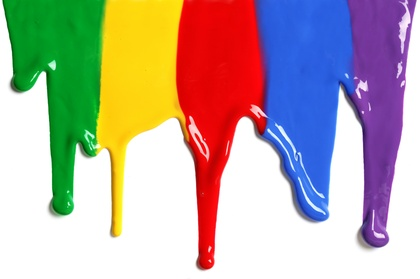
%> input picture matlab/colors.jpg, 420 x 279 px, shrunk from 1920 x 1277 before the run
$ octave gt_10.m   (GNU Octave 9; MATLAB toolbox functions it lacks are replaced by stand-ins)
%> lines starting %> are read from the running program, lines starting %| are printed output that depends on the picture
### matlab/get_payoff.m
% Image and std dev as input and returns the payoff matrix
function A = get_payoff(img, sigma)
    img = double(img);
    [img_height, img_width] = size(img);
    n = img_width * img_height;

    A = zeros(n, n);    % future payoff matrix
    for i = 2 : n
        for j = 1 : i - 1
            % from a vector cell (row or column of A) to an image pixel
            y1 = ceil(i / img_width);
            x1 = rem(i, img_width);
            if x1 == 0
                x1 = img_width;
            end
            p1 = img(y1, x1);   % pixel 1

            y2 = ceil(j / img_width);
            x2 = rem(j, img_width);
            if x2 == 0
                x2 = img_width;
            end
            p2 = img(y2, x2);   % pixel 2

            metric = abs(p1 - p2);  % metric
            res = exp(- (metric)^2 / sigma^2);    % gaussian kernel of the metric

            A(i, j) = res;
            A(j, i) = res;
        end
    end

%     save('ATom', 'A');   % save the payoff matrix
end

### matlab/gt_10.m
% MY Best Response Dynamics with Fictitious Play
% many clusters, B&W
% needs get_payoff.m


close all;
clear all;
clc;

%% Parameters
img_name = 'colors.jpg'; % name of the image
sigma = 180;    % standard deviation
num_cycles = 10;   % number of iterations per cluster (should be automatically found!)
thr = 20;  % percentage of the highest probabilities to keep
redistribution_factor = 100;
num_clusters = 6;   % number of clusters to find (should be automatically found!)
scaling_factor = 20;

%% Main body

img_col = imread(img_name); % acquire the image...
%> img_col is the input picture: size 279x420x3 uint8; mean R, G, B 185, 171.8, 164.3
img = rgb2gray(img_col);    % ...and bring it in b&w
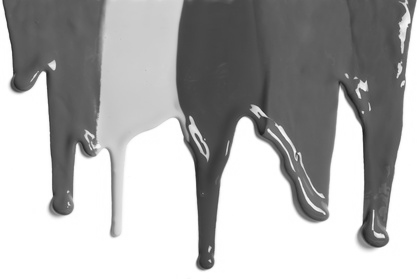
%> img: size 279x420 uint8; min 26, max 255, mean 174.9

img = img(1 : scaling_factor : end, 1 : scaling_factor : end);

[img_height, img_width] = size(img);
%> img_height = 14; img_width = 21
n = img_width * img_height; % number of pixels
%> n = 294

% Show the original image
figure; imshow(img); title('Original');

A = get_payoff(img, sigma); % compute the payoff matrix
%> after the loop in get_payoff, `for i = 2 : n`:
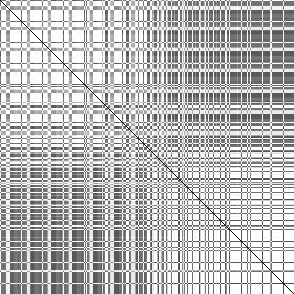
%> A: size 294x294 double; min 0, max 1, mean 0.728

flags = ones(img_height, img_width);    % '0' pixels are already inside a cluster
cluster_colors = 0;    % contains the colors of the clusters. Needed to assign left pixels

% Probability vector. Initially set to a uniform distribution
x = ones(n, 1) / n;

img_mean_cluster = zeros(img_height, img_width, 'uint8');   % clustered image

cluster_color_counter = 1;
pixels_to_remove = ones(n, 1);

for cluster = 1 : num_clusters

    num_pixel = sum(sum(flags));    % number of non-assiged pixels

    % If less than 2 pixels are left it does not make any sense to keep on
    % clustering the image
    if num_pixel < 2
        break;
    end

    x = ones(n, 1) / num_pixel;
    x = x .* pixels_to_remove;

    % Compute the new vector x
    can_do_better = 1;  % loop condition
    for cycle = 1 : num_cycles
        opponent_payoff = A * x;

        max_val = max(opponent_payoff);
        opponent_BR = zeros(n, 1);
        opponent_BR(opponent_payoff == max_val) = 1;
        opponent_BR = opponent_BR ./ sum(opponent_BR);  % BR sums to one in case of multiple best responses

        my_payoff = A' * opponent_BR;

        my_avg_payoff = my_payoff' * x;
        my_avg_gain = my_payoff - my_avg_payoff;

        % In order not to fixing choosing the same exact pixel, the diagonal of
        % the payoff matrix is set to zero. Thus, if I play the same pixel of
        % my opponent, we both get zero, even though it belongs to the same
        % cluster. I don't want it to be my best response, but I want it to be
        % a feasible choice! Since the matrix is non zero and the only zero
        % values are in the diagonal, the only way I can get a zero payoff is
        % playing the same pixel. Therefore playing the same pixel leads me to
        % the lower gain. I make it positive in order to count it as a good
        % pixel.
        %
        % This case is lucky! But what if the max positive is lower than the
        % min negative?? The same pixel becomes the best response.
        %
        % SOLUTION: I don't increse its probabilty! It is likely already quite
        % high

        min_gain_pos = find(my_avg_gain == -my_avg_payoff);
        my_avg_gain(min_gain_pos) = 0;

        pos_gains_ind = find(my_avg_gain > 0);
        neg_gains_ind = find(my_avg_gain < 0);

        sum_pos = sum(my_avg_gain(pos_gains_ind));
        sum_neg = -sum(my_avg_gain(neg_gains_ind));

        pos_increments = my_avg_gain(pos_gains_ind) ./ (redistribution_factor * sum_pos);
        neg_increments = my_avg_gain(neg_gains_ind) ./ (redistribution_factor * sum_neg);

        %     sum(pos_increments) + sum(neg_increments)

        new_x = x;
        new_x(pos_gains_ind) = new_x(pos_gains_ind) + pos_increments;
        new_x(neg_gains_ind) = new_x(neg_gains_ind) + neg_increments;

        min_new_x = min(new_x);
        if min_new_x < 0
            new_x = new_x - min_new_x;
            new_x = new_x ./ sum(new_x);
        end

        x =  new_x;
%         sum(x)
    end

    %% Normalize the probabilities
    min_prob = min(x);  % smallest probability. This will become zero
    x = x - min_prob;
    max_prob = max(x);  % highest probanility. This will become one
    x = x ./ max_prob;

    %% Find and display the cluster
    mean_cluster_color = 0;     % mean color of the current cluster
    mask = zeros(img_height, img_width);
    img_cluster = zeros(img_height, img_width); % in this image we show the current cluster
    % sum of the probabilities of the chosen pixel. Needed to calculate the
    % mean color of the cluster
    sum_high_probs = 0;
    for i = 1 : n   % for each probability in vector x
        if x(i) > 1 - thr/100    % high prob of playing this choice
            sum_high_probs = sum_high_probs + x(i);

            % Track back prob position to pixel
            yy = ceil(i / img_width);
            xx = rem(i, img_width);
            if xx == 0
                xx = img_width;
            end

            if flags(yy, xx)    % if the pixel is not assigned to a cluster
                img_cluster(yy, xx) = 255;  % color the pixel
                mask(yy, xx) = 1;   % fill the mask

                pixels_to_remove(i) = 0;

                mean_cluster_color = mean_cluster_color + x(i) * double(img(yy, xx));
            end
        end
    end

    flags = flags - mask;   % update flags matrix usin the mask

    mean_cluster_color = uint8(mean_cluster_color / sum_high_probs);    % avg color of the current cluster
    cluster_colors = [cluster_colors, mean_cluster_color];  % save this avg cluster color
    cluster_color_counter = cluster_color_counter + 1;  % I want to know how many clusters I have found so far
    img_mean_cluster = img_mean_cluster + mean_cluster_color * uint8(mask); % color the cluster in the mean cluster img

    figure; imshow(img_cluster); title('Partial cluster');
end
%> this loop made 5 passes
%> (num_pixel, min_prob, max_prob, mean_cluster_color, cluster_colors) on passes 2 to 4: (254, 0, 0.00558, 102, [0 193 102]), (191, 0, 0.00554, 255, [0 193 102 255]), (70, 0, 0.0135, 77, [0 193 102 255 77])
%> (min_prob, max_prob, mean_cluster_color, cluster_colors) on pass 1: (0.00118, 0.00488, 193, [0 193])
%> after the loop, cluster_color_counter = 5; my_avg_gain = 294 values, max 0.0115 at index 20, min -0.548 at index 22, mean -0.265; new_x = 294 values, max 0.0135 at index 2, min 0 at index 22, mean 0.0034; opponent_BR = 294 values, max 0.333 at index 4, min 0 at index 1, mean 0.0034; pixels_to_remove = 294 values from 0 to 0; xx = 11; yy = 14

fprintf('Number of found clusters: %d\n', cluster_color_counter - 1);
%| Number of found clusters: 4

figure; imshow(img_mean_cluster); title('Mean clusters');

$ run again, with matlab/carib_fish.jpg copied over matlab/colors.jpg
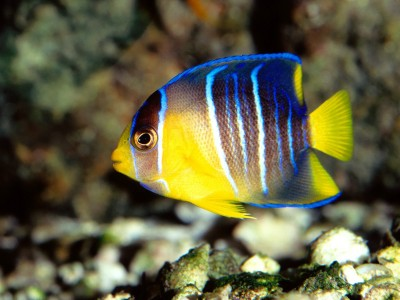
%> input picture matlab/carib_fish.jpg, 400 x 300 px
%> img_col is the input picture: size 300x400x3 uint8; mean R, G, B 98.8, 96.8, 67.3
%> `img = rgb2gray(img_col);`:
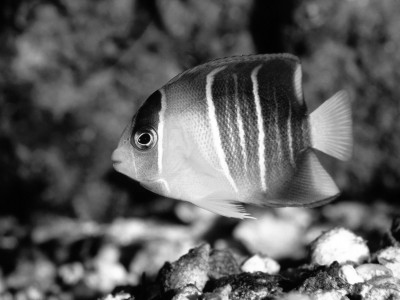
%> img: size 300x400 uint8; min 1, max 255, mean 94.1
%> after the loop in get_payoff, `for i = 2 : n`:
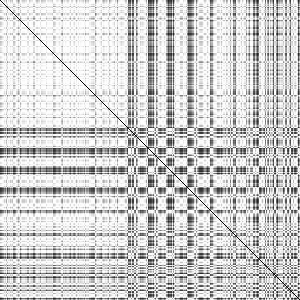
%> A: size 300x300 double; min 0, max 1, mean 0.802
%> the loop `for cluster = 1 : num_clusters` made 5 passes
%> (num_pixel, min_prob, max_prob, mean_cluster_color, cluster_colors) on passes 2 to 4: (121, 0, 0.00891, 114, [0 75 114]), (40, 0.000115, 0.0138, 71, [0 75 114 71]), (10, 0, 0.0933, 248, [0 75 114 71 248])
%> after the loop `for cluster = 1 : num_clusters`: cluster_color_counter = 5; my_avg_gain = 300 values, max 0.0218 at index 189, min -0.793 at index 1, mean -0.462; new_x = 300 values, max 0.0933 at index 189, min 0 at index 1, mean 0.00333; opponent_BR = 300 values, max 1 at index 151, min 0 at index 1, mean 0.00333; pixels_to_remove = 300 values from 0 to 0; xx = 19; yy = 15
%| Number of found clusters: 4

$ run again, with matlab/cat.jpg copied over matlab/colors.jpg
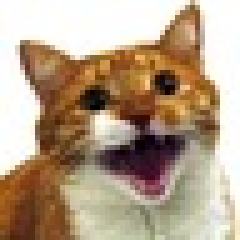
%> input picture matlab/cat.jpg, 48 x 48 px (shown 5 times larger)
%> img_col is the input picture: size 48x48x3 uint8; mean R, G, B 181.7, 160.2, 136.9
%> `img = rgb2gray(img_col);`:
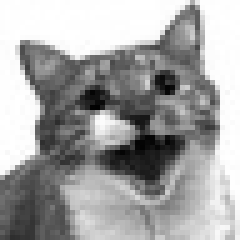
%> img: size 48x48 uint8 (shown 5 times larger); min 1, max 255, mean 164
%> `img = img(1 : scaling_factor : end, 1 : scaling_factor : end);`: img = [254 254 254; 254 10 194; 110 184 204]
%> after the loop in get_payoff, `for i = 2 : n`: A = [0 1 1 1 0.159 0.895 0.527 0.86 0.926; 1 0 1 1 0.159 0.895 0.527 0.86 0.926; 1 1 0 1 0.159 0.895 0.527 0.86 0.926; 1 1 1 0 0.159 0.895 0.527 0.86 0.926; 0.159 0.159 0.159 0.159 0 0.352 0.734 0.393 0.313; 0.895 0.895 0.895 0.895 0.352 0 0.804 0.997 0.997; 0.527 0.527 0.527 0.527 0.734 0.804 0 0.844 0.761; 0.86 0.86 0.86 0.86 0.393 0.997 0.844 0 0.988; 0.926 0.926 0.926 0.926 0.313 0.997 0.761 0.988 0]
%> the loop `for cluster = 1 : num_clusters` made 3 passes
%> (min_prob, max_prob, x, flags, mean_cluster_color, img_mean_cluster) on pass 1: (0.015, 0.118, [0.939; 0.939; 0.939; 0.939; 0; 1; 0.785; 0.992; 0.817], [0 0 0; 0 1 0; 1 0 0], 228, [228 228 228; 228 0 228; 0 228 228])
%> after the loop `for cluster = 1 : num_clusters`: cluster_color_counter = 3; img_cluster = [0 0 0; 0 0 0; 255 0 0]; mask = [0 0 0; 0 0 0; 1 0 0]; my_avg_gain = [0.194; 0.194; 0.194; 0.194; -0.272; 0.332; 0.179; 0; 0.323]; new_x = [0.0123; 0.0123; 0.0123; 0.0123; 0.4; 0.02; 0.511; 0; 0.0195]; opponent_BR = [0; 0; 0; 0; 0; 0; 0; 1; 0]; pixels_to_remove = [0; 0; 0; 0; 1; 0; 0; 0; 0]; xx = 1; yy = 3
%| Number of found clusters: 2
